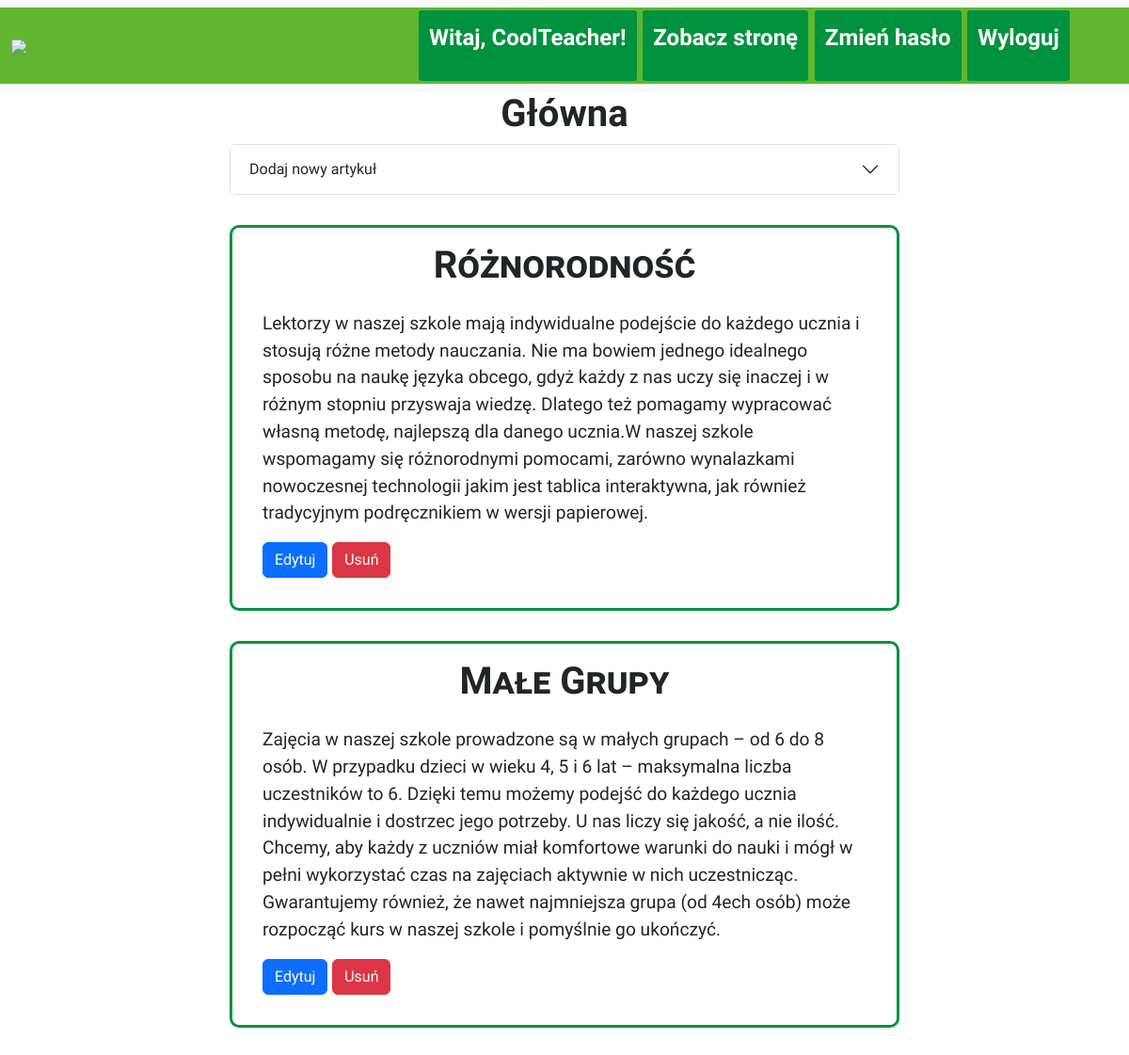
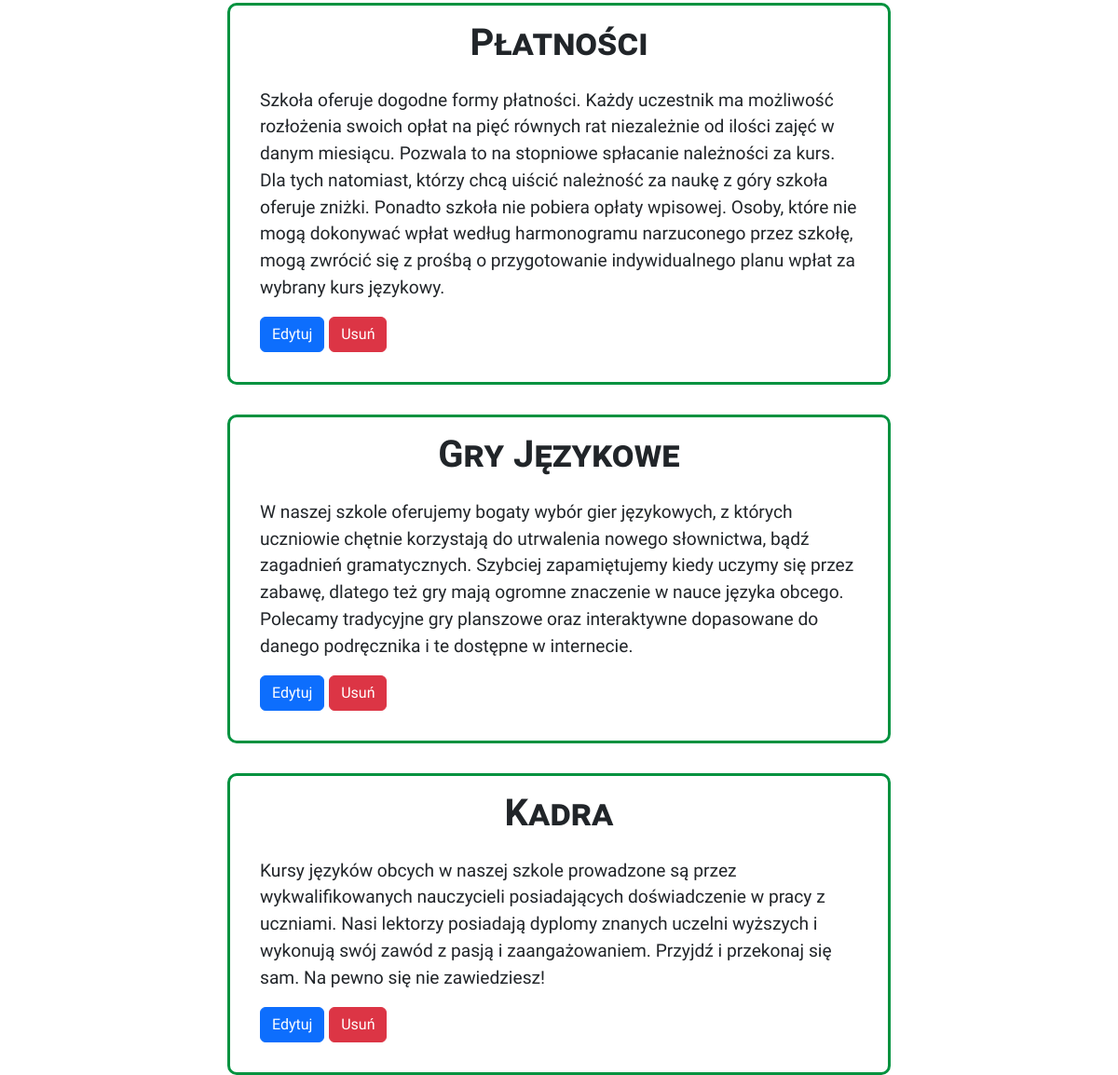
The page /add_article/main/ (signed in) on the database its author committed (2 pictures, top to bottom).
### articles_app/models.py (models this page shows)
class Page(models.Model):
    title = models.CharField(max_length=100)
    page_url = models.URLField(max_length=200, blank=True, null=True)
    edit_url = models.URLField(max_length=200, blank=True, null=True)

class Article(models.Model):
    title = models.CharField(max_length=200)
    content = RichTextField()
    pub_date = models.DateTimeField('date published')
    page = models.ForeignKey(Page, on_delete=models.CASCADE, null=True)
    show_on_whiteboard = models.BooleanField(default=False)

### articles_app/views.py (the view)
# urls.py: path('add_article/main/', views.add_main, name="add_main"),
@login_required
@user_passes_test(is_superuser)
def add_main(request):
    return render_edit_page_based_on_template(request, 'Główna')

### articles_app/views.py (called while the page is built)
def is_superuser(user):
    return user.is_authenticated and user.is_superuser

def render_edit_page_based_on_template(request, page_name):
    edit_url = Page.objects.get(title=page_name).edit_url
    articles = list(Article.objects.filter(page__title=page_name))
    articles.sort(key=lambda x: x.pub_date, reverse=True)
    if request.method == 'POST':
        form = ArticleForm(request.POST)
        if form.is_valid():
            article = form.save(commit=False)
            article.pub_date = timezone.now()
            article.page = Page.objects.get(title=page_name)
            article.show_on_whiteboard = False
            article.save()
            return redirect(edit_url)
    else:
        form = ArticleForm()
    return render(request, 'edit_page.html', context={'page_name': page_name, 'form': form, 'articles': articles})

### articles_app/templates/edit_page.html (shortened to what this page needs)
<!DOCTYPE html>
{% load static %}
<html lang="en">
<head>
    <link href="https://cdn.jsdelivr.net/npm/bootstrap@5.3.1/dist/css/bootstrap.min.css" rel="stylesheet"
>
    <link rel="stylesheet" type="text/css" href="{% static 'css/styles.css' %}">
</head>
<body>
<nav class="navbar navbar-expand-lg bg-body-tertiary">
    <div class="container-fluid" id="nav_top">
        <a class="navbar-brand" href="{% url 'admin:index' %}">
            <img id="imgLogo" src="{% static 'img/logo2.png' %}"></a>
        <div class="collapse navbar-collapse mx-5" id="navbarNav">
            <ul class="navbar-nav ms-auto">
                {% if user.is_authenticated %}
                    <li class="nav-item">
                        <p class="nav-link admin_welcome">Witaj, {{ user.username }}!</p>
                    </li>
                    <li class="nav-item">
                        <a class="nav-link admin_welcome" href="{% url 'index' %}">Zobacz stronę</a>
                    </li>
                    <li class="nav-item">
                        <a class="nav-link admin_welcome" href="change_pass">Zmień hasło</a>
                    </li>
                    <li class="nav-item">
                        <a class="nav-link admin_welcome" href="Logout">Wyloguj</a>
                    </li>
                {% endif %}
            </ul>
        </div>
    </div>
</nav>
<div class="container">
    <div class="row">
        <div class="col-2">
        </div>
        <div class="col-8">
            <h1 id="edit_page_title">{{ page_name }}</h1>
            <div class="container" id="content">
                <div class="accordion" id="accordionExample">
                    <div class="accordion-item">
                        <h2 class="accordion-header">
                            <button id="add_new" class="accordion-button collapsed" type="button" data-bs-toggle="collapse" data-bs-target="#collapseThree" aria-expanded="false" aria-controls="collapseThree">
                                Dodaj nowy artykuł
                            </button>
                        </h2>
                    </div>
                </div>
                {% for article in articles %}
                    <article>
                        <h1>{{ article.title }}</h1>
                        {{ article.content|safe }}
                        <a href="{% url 'edit_article' article.id %}" id="edit_button" class="btn btn-primary">Edytuj</a>
                        <button type="button" data-url="{% url 'delete_article' article.id %}" id="delete_button" onclick="confirmDelete(this)" class="btn btn-danger">Usuń</button>
                    </article>
                {% endfor %}
            </div>
        </div>
        <div class="col-2">
        </div>
    </div>
</div>
</body>
</html>

### articles_app/static/css/styles.css (style rules this page uses)
body { font-family: 'Open Sans Condensed', sans-serif; background: url("../img/background.jpg") no-repeat fixed center; background-size: contain; }
#nav_top { background-color: #60b62f; }
li.nav-item { background-color: #00923f; margin: 0.2rem; border-radius: 3px; padding: 0.2rem; }
li.nav-item a { font-size: 1.5rem; font-weight: bold; color: white; }
.navbar-collapse a.nav-link { padding-left: 1rem; }
h1 { text-align: center; font-weight: bold; }
article h1 { font-variant: small-caps; padding: 1rem; }
article { border-color: #00923f; border-width: 3px; border-radius: 10px; border-style: solid; margin-top: 2rem; padding-left: 2rem; padding-right: 2rem; padding-bottom: 2rem; font-size: 1.2rem; }
p.nav-link.admin_welcome { font-size: 1.5rem; font-weight: bold; color: white; }

### rows shown on the page
Page: title "Główna"
Article: title "Różnorodność", content "Lektorzy w naszej szkole mają indywidualne podejście do każdego ucznia i stosują różne metody nauczania. Nie ma bowiem jednego idealnego sposobu na naukę języka obcego, gdyż każdy z nas uczy się inaczej i w różnym stopniu przyswaja wiedzę. Dlatego też pomagamy wypracować własną metodę, najlepszą dla danego ucznia.W naszej szkole wspomagamy się różnorodnymi pomocami, zarówno wynalazkami nowoczesnej technologii jakim jest tablica interaktywna, jak również tradycyjnym podręcznikiem w wersji papierowej."
Article: title "Małe Grupy", content "Zajęcia w naszej szkole prowadzone są w małych grupach – od 6 do 8 osób. W przypadku dzieci w wieku 4, 5 i 6 lat – maksymalna liczba uczestników to 6. Dzięki temu możemy podejść do każdego ucznia indywidualnie i dostrzec jego potrzeby. U nas liczy się jakość, a nie ilość. Chcemy, aby każdy z uczniów miał komfortowe warunki do nauki i mógł w pełni wykorzystać czas na zajęciach aktywnie w nich uczestnicząc. Gwarantujemy również, że nawet najmniejsza grupa (od 4ech osób) może rozpocząć kurs w naszej szkole i pomyślnie go ukończyć."
Article: title "Płatności", content "Szkoła oferuje dogodne formy płatności. Każdy uczestnik ma możliwość rozłożenia swoich opłat na pięć równych rat niezależnie od ilości zajęć w danym miesiącu. Pozwala to na stopniowe spłacanie należności za kurs. Dla tych natomiast, którzy chcą uiścić należność za naukę z góry szkoła oferuje zniżki. Ponadto szkoła nie pobiera opłaty wpisowej. Osoby, które nie mogą dokonywać wpłat według harmonogramu narzuconego przez szkołę, mogą zwrócić się z prośbą o przygotowanie indywidualnego planu wpłat za wybrany kurs językowy."
Article: title "Gry Językowe", content "W naszej szkole oferujemy bogaty wybór gier językowych, z których uczniowie chętnie korzystają do utrwalenia nowego słownictwa, bądź zagadnień gramatycznych. Szybciej zapamiętujemy kiedy uczymy się przez zabawę, dlatego też gry mają ogromne znaczenie w nauce języka obcego. Polecamy tradycyjne gry planszowe oraz interaktywne dopasowane do danego podręcznika i te dostępne w internecie."
Article: title "Kadra", content "Kursy języków obcych w naszej szkole prowadzone są przez wykwalifikowanych nauczycieli posiadających doświadczenie w pracy z uczniami. Nasi lektorzy posiadają dyplomy znanych uczelni wyższych i wykonują swój zawód z pasją i zaangażowaniem. Przyjdź i przekonaj się sam. Na pewno się nie zawiedziesz!"

### other values the page prints
{{ user.username }} "CoolTeacher"
